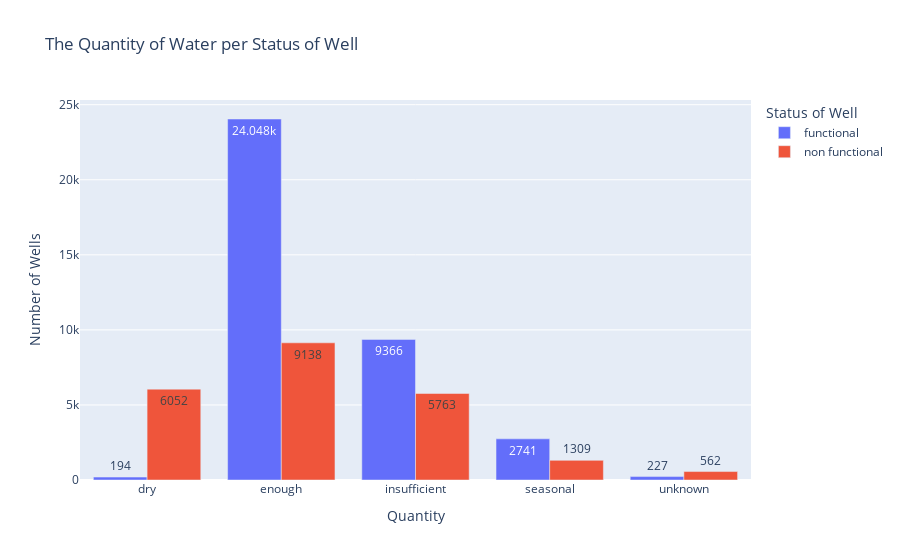

Notebook code for this chart:
### Markdown cell above
### What is the quantity of Water per Well?

### Code cell
b = df.groupby(['status_group', 'quantity']).count()['id'].reset_index()

px.bar(x = b['quantity'], y = b['id'], color = b['status_group'],text_auto=True, barmode="group",
      title="The Quantity of Water per Status of Well",
       labels={'x':'Quantity', 'y':'Number of Wells', 'color':'Status of Well'})

### Figure 1 — Plotly figure (JSON) as saved in the notebook; plotly's stock layout.template omitted (floating-point values rounded to 4 significant figures)
{"data": [{"alignmentgroup": "True", "hovertemplate": "Status of Well=functional<br>Quantity=%{x}<br>Number of Wells=%{y}<extra></extra>", "legendgroup": "functional", "marker": {"color": "#636efa", "pattern": {"shape": ""}}, "name": "functional", "offsetgroup": "functional", "orientation": "v", "showlegend": true, "textposition": "auto", "texttemplate": "%{y}", "type": "bar", "x": ["dry", "enough", "insufficient", "seasonal", "unknown"], "xaxis": "x", "y": [194, 24048, 9366, 2741, 227], "yaxis": "y"}, {"alignmentgroup": "True", "hovertemplate": "Status of Well=non functional<br>Quantity=%{x}<br>Number of Wells=%{y}<extra></extra>", "legendgroup": "non functional", "marker": {"color": "#EF553B", "pattern": {"shape": ""}}, "name": "non functional", "offsetgroup": "non functional", "orientation": "v", "showlegend": true, "textposition": "auto", "texttemplate": "%{y}", "type": "bar", "x": ["dry", "enough", "insufficient", "seasonal", "unknown"], "xaxis": "x", "y": [6052, 9138, 5763, 1309, 562], "yaxis": "y"}], "layout": {"barmode": "group", "legend": {"title": {"text": "Status of Well"}, "tracegroupgap": 0}, "title": {"text": "The Quantity of Water per Status of Well"}, "xaxis": {"anchor": "y", "domain": [0, 1], "title": {"text": "Quantity"}}, "yaxis": {"anchor": "x", "domain": [0, 1], "title": {"text": "Number of Wells"}}}}
